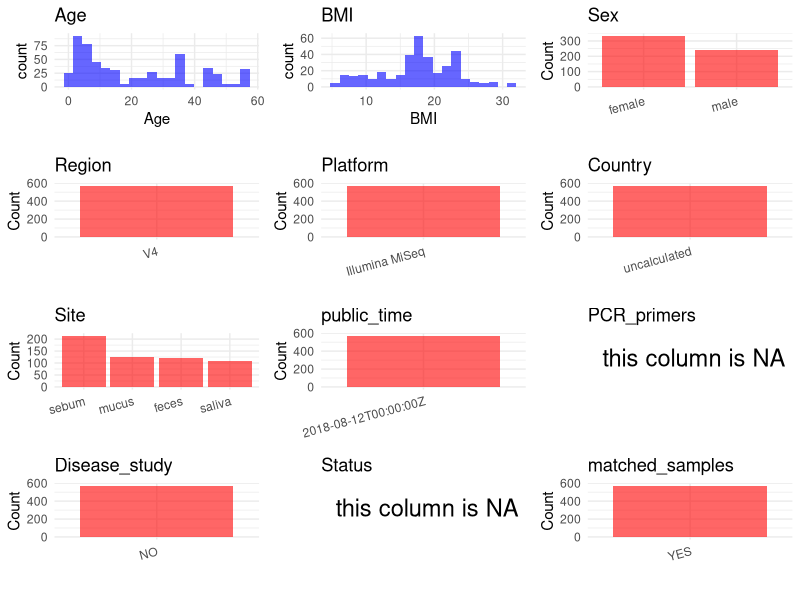

This figure's R source: (Note: this script raises an error after producing the figure.)
## ---- chunk 1
# Load necessary libraries
library(dplyr)
library(ggplot2)
library(cowplot)

# Set working directory (update this path to your local directory)
setwd("D:/oral_project/PRJEB28088")

# Read the initial metadata files
initial_meta<-read.csv("SraRunTable.csv",header = T)

# Combine the two metadata files
#meta <- rbind(initial_meta, initial_meta1)

#Remove entries where Organism is "gut metagenome" (non-oral samples)
#initial_meta <- subset(initial_meta,isolation_source!= "feces")

# Check the number of samples containing "HT" in Sample.Name (e.g., healthy controls)
#nrow(subset(meta, grepl("HT", Sample.Name)))

# Display the first few rows of the metadata
head(initial_meta)
## ---- chunk 2
# Create a uniform metadata dataframe
metadata <- data.frame(
  BioProject = initial_meta$BioProject,
  Run = initial_meta$Run,
  sample_name = initial_meta$host_subject_id,
  Age = initial_meta$Host_Age,
  BMI = initial_meta$host_body_mass_index,
  Sex=initial_meta$gender,
  Region = "V4",
  Platform = initial_meta$Instrument,
  Country = initial_meta$geo_loc_name_country,
  Site = initial_meta$env_material,
  public_time = initial_meta$ReleaseDate,
  stringsAsFactors = FALSE
)
## ---- chunk 3
# Add information obtained from the publication
metadata$PCR_primers <- NA
metadata$title <- "Changes in the Gut Microbiota of Urban Subjects during an Immersion in the Traditional Diet and Lifestyle of a Rainforest Village"
#metadata<-subset(uniform_meta,Site!="feces")
metadata$Disease_study <- "NO"
# Assign disease status based on sample_name patterns
metadata$Status <- NA
#extract subject id by remove prefix of sample_name
#metadata$sample_name <- gsub("[FSP].*", "", metadata$sample_name)
#get subjects id with Saliva available
keep_subjects<-subset(metadata,Site %in% c("saliva"))
#remove subjects without Saliva samples
metadata<-subset(metadata,sample_name %in% keep_subjects$sample_name)
#get subjects sampling counts
sample_counts <- table(metadata$sample_name)
# Create matched_samples column, any subjects have >=2 samples will be label "YES", otherwise "NO"
metadata$matched_samples <- ifelse(metadata$sample_name %in% names(sample_counts[sample_counts >= 2]), "YES", "NO")
metadata$BMI<-gsub("not provided",NA,metadata$BMI)
metadata$BMI<-as.numeric(metadata$BMI)
## ---- chunk 4
# Check the number of unique runs and sample names
print(paste("Number of unique runs:", length(unique(metadata$Run))))
print(paste("Number of unique sample names:", length(unique(metadata$sample_name))))
## ---- chunk 5
# Select columns for visualization
plot_data <- metadata %>%
  select(-BioProject, -Run, -sample_name, -title)

# Function to create simple plots for each column
create_simple_plots <- function(data) {
  plots <- list()
  
  for (col in colnames(data)) {
    # Check if the column is all NA
    if (all(is.na(data[[col]]))) {
      # Create an empty plot with text indicating all NA
      p <- ggplot() +
        annotate("text", x = 0.5, y = 0.5, label = "this column is NA", size = 6) +
        labs(title = col) +
        theme_void()
    } else if (is.numeric(data[[col]])) {
      # Numeric variable: histogram
      p <- ggplot(data, aes(x = .data[[col]])) +
        geom_histogram(fill = "blue", alpha = 0.6, bins = 20, na.rm = TRUE) +
        labs(title = col) +
        theme_minimal()
    } else {
      # Categorical variable: bar plot (remove NA values)
      count_data <- as.data.frame(table(data[[col]], useNA = "ifany"))
      p <- ggplot(count_data, aes(x = reorder(Var1, -Freq), y = Freq)) +
        geom_col(fill = "red", alpha = 0.6) +
        labs(title = col, x = NULL, y = "Count") +
        theme_minimal() +
        theme(axis.text.x = element_text(angle = 15, hjust = 1))
    }
    plots[[col]] <- p
  }
  
  return(plots)
}

# Generate and arrange plots
plots <- create_simple_plots(plot_data)
p<-plot_grid(plots$Age, 
          plots$BMI, 
          plots$Sex, 
          plots$Region, 
          plots$Platform, 
          plots$Country, 
          plots$Site,
          plots$public_time, 
          plots$PCR_primers,
          plots$Disease_study,
          plots$Status,
          plots$matched_samples,# add 
          ncol = 3, align = "hv", axis = "lb")
ggsave("Metadata_Summary.png", plot = p, width = 8, height = 6, dpi = 150)
## ---- chunk 6
knitr::include_graphics("Metadata_Summary.png")
## ---- chunk 7
# Reorder columns to match the desired format
metadata <- metadata[, c(
  "BioProject", "Run", "sample_name", "Age", "BMI", "Sex", 
  "Region", "Platform", "Country", "Site", "public_time", 
  "PCR_primers", "title", "Disease_study", "Status","matched_samples"
)]

# Export the uniform metadata to a CSV file
write.csv(metadata, file = "metadata.csv", quote = FALSE)
head(metadata)
